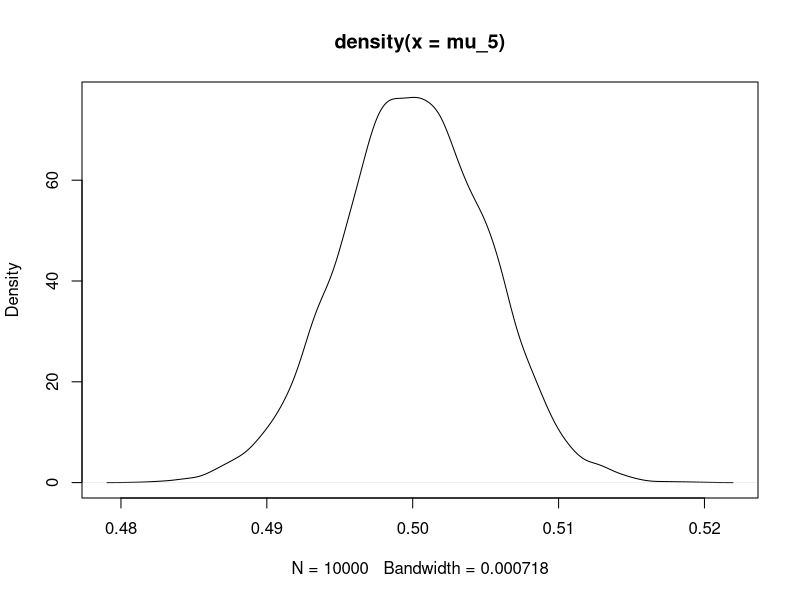

Recreate this plot in R.
# Question 1 
#Super-Craps, 2 dice are rolled and you are need to guess the absolute value of difference in the dice rolled

#To choose an ideal outcome for the dice it would be 6.5 as it would be the mean of the expected value for 
#all outcomes from the dice. Thus, since the expected value for each dice is the same, the absolute value in 
#the difference between roles would be zero. 

#Variable for 2, 12-sided dice 
x_1<-c(1:12)
x_2<-c(1:12)

#expected value of the each dice roll dice 
mu_1<-mean(x_1) 
mu_2<-mean(x_2)
list(mu_1, mu_2)



#Question 2 The variable of interest is the failure rate of chips in our manufactoring process. 
#Given that the probability of failure is 0.005, we would expect that less than one out of every 
#50 chips fail to meet specifications. 

#I would advise that we enter into a contract with the firm. The probability of failing to meet their 
#requirements is less than 0.005%. More to it, in order to make a better decision, we need information 
#on the resulting penalty and profit margins for each chip. If we expect a few chips to be defective, 
#we could send an extra box to ensure that they have 10,000 chips that work properly and could reduce 
#the number of shipments that our firm sends their firm. 

#set seed to allow for replicability  
set.seed(123456)

#Failure as the probability that less than 2 chips fail 
Success<-dbinom(48, size=50, prob=.995)+dbinom(49, size=50, prob=.995)+dbinom(50, size=50, prob=.995)

#the probability that we will have more than 2 chips fail in a shipment 
Success 
1-Success

#Question 3 I don't think our student's strategy worked out very well for him. The student should 
#have studied more for his quiz. Given set.seed(123456), our student should only get one answer right 
#out of the 20 questions.

#Duplicate to ensure reliability 
#set seed to allow for replicability  
set.seed(123456)

#generate 20 observations
observations_3<-runif(20)

#Binomial comparison 
sample_3<-sample(0:1, 20, replace = TRUE, prob=c(0.9,0.1))
sample_3



#Question 4 
#Duplicate...again for safety 
set.seed(123456)

#create our function 
U<-runif(10000)
U_4<-1+2*U
gx<-U_4^2+U_4
mean(gx)
2*mean(gx)


#Question 5
#sample and plot density 
set.seed(123456)
mu_5<-vector(,10000)
for(i in 1:10000){
  sample_5<-sample(0:1, 10000, replace = TRUE)
mu_5[i] <- mean(sample_5)}
plot(density(mu_5))


#Question 6 
#used to control output
#lists the range from 1 - 5 

for (i in 1:5)
  print(i)

#Question 7
#The below code prints the numbers 1-10, with n-1 features per loop
for(n in 11:21)
for(i in 10:0){
  if(n-i>0)
    if(n-i<11)
  print (n-i)}


